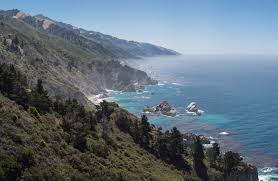
%> input picture img/big_sur.jpeg, 278 x 181 px
$ octave display_compression_ratios.m   (GNU Octave 9; MATLAB toolbox functions it lacks are replaced by stand-ins)
%> lines starting %> are read from the running program, lines starting %| are printed output that depends on the picture
### src/matlab/get_compression_ratio.m
function [compressionRatio, truncatedS] = get_compression_ratio(color_channel, r)
%UNTITLED Explain how well the color images are compressed, using examples
%and calculating the percent compression.
%   Explain how well the color images are compressed, using examples and
%   calculating the percent compression.
[mBefore, nBefore] = size(color_channel);
[~, s, ~] = svd(double(color_channel), 'econ');
sizeAfter = r * (mBefore + 1 + nBefore);

compressionRatio = double(mBefore * nBefore) / double(sizeAfter);
d = diag(s);
truncatedS = d(1:r);

### src/matlab/display_compression_ratios.m
A = imread('../../img/big_sur.jpeg');
%> A is the input picture: size 181x278x3 uint8; mean R, G, B 97.8, 112.4, 124.6
color_channel = A(:, :, 1);
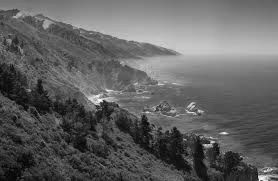
%> color_channel: size 181x278 uint8; min 0, max 255, mean 97.8
for r = [5, 20, 100]
    [compressionRatio, truncatedS] = get_compression_ratio(color_channel, r);
    disp(strcat('r: ', string(r)));
    disp(strcat('compressionRatio: ', string(compressionRatio)));
    disp('truncatedS: ');
    size(truncatedS)
    for ii = 1:r
        disp(truncatedS(ii))
    end
end
%> this loop made 3 passes
%> compressionRatio on passes 2 to 3: 5.47, 1.09
%> (truncatedS, compressionRatio) on pass 1: ([23438.5; 3015.6; 2140.5; 1785.5; 1738.4], 21.88)
%> (printed output is left out)

$ run again, with img/BabySophie.jpg copied over img/big_sur.jpeg
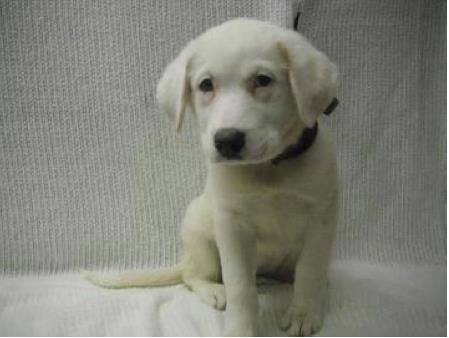
%> input picture img/BabySophie.jpg, 449 x 338 px
%> A is the input picture: size 338x449x3 uint8; mean R, G, B 129.8, 130.6, 121.1
%> `color_channel = A(:, :, 1);`:
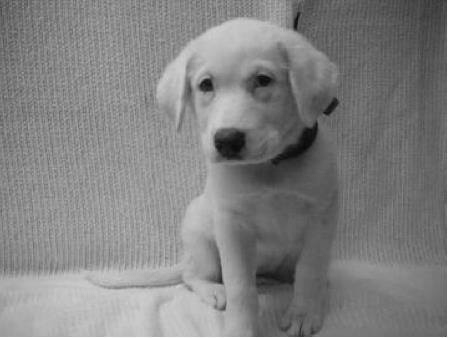
%> color_channel: size 338x449 uint8; min 7, max 255, mean 129.8
%> the loop `for r = [5, 20, 100]` made 3 passes
%> compressionRatio on passes 2 to 3: 9.63, 1.93
%> (printed output is left out)
